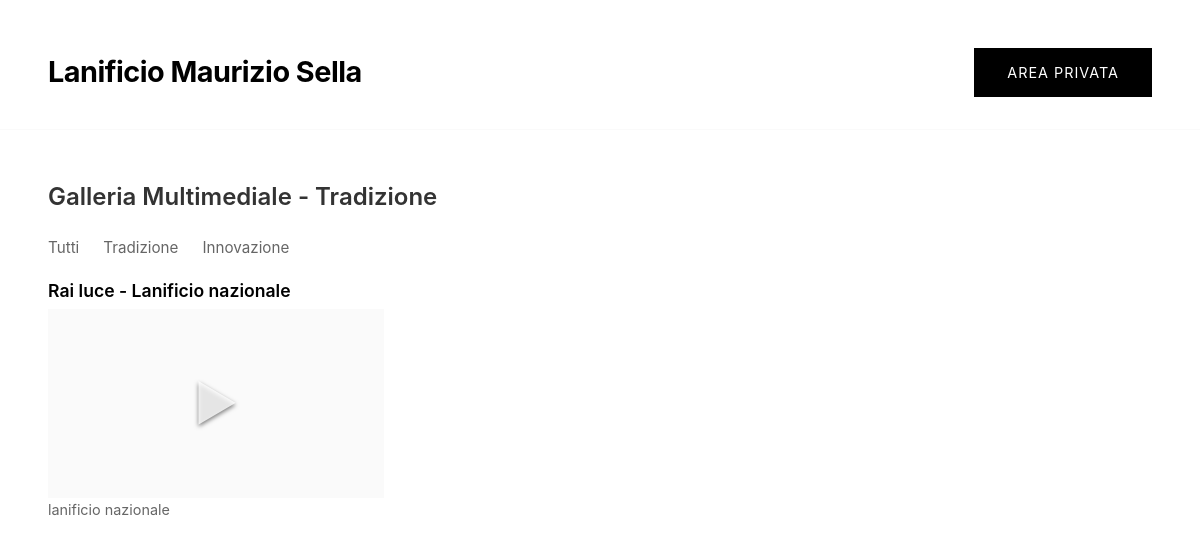
The app's page /index.php?category=Tradizione with its own data.
### tables this page shows
CREATE TABLE `media_contents` (
  `id` int(11) NOT NULL,
  `title` varchar(255) NOT NULL,
  `description` text DEFAULT NULL,
  `category` enum('Tradizione','Innovazione') NOT NULL,
  `media_type` enum('video','image','youtube') NOT NULL,
  `file_path` varchar(255) NOT NULL,
  `created_at` timestamp NOT NULL DEFAULT current_timestamp()
);

### index.php (the view, shortened to what this page needs)
<?php
require_once 'includes/db_connect.php';
$category_filter = isset($_GET['category']) ? $_GET['category'] : 'Tutte';
$sql = "SELECT * FROM media_contents";
if ($category_filter != 'Tutte') {
    $sql .= " WHERE category = ?";
    $stmt = mysqli_prepare($conn, $sql);
    mysqli_stmt_bind_param($stmt, "s", $category_filter);
    mysqli_stmt_execute($stmt);
    $result = mysqli_stmt_get_result($stmt);
} else {
    $sql .= " ORDER BY created_at DESC";
    $result = mysqli_query($conn, $sql);
}
?>
<!DOCTYPE html>
<html lang="it">
<head>
    <link rel="stylesheet" href="assets/css/style.css">
</head>
<body>
    <header>
        <h1>Lanificio Maurizio Sella</h1>
        <a href="admin/dashboard.php" style="margin-left: auto;" class="btn">Area Privata</a>
    </header>
    <main>
        <h2>Galleria Multimediale - <?php echo htmlspecialchars($category_filter); ?></h2>
        <nav>
            <a href="index.php">Tutti</a>
            <a href="index.php?category=Tradizione">Tradizione</a>
            <a href="index.php?category=Innovazione">Innovazione</a>
        </nav>
        <div class="gallery">
            <?php while ($row = mysqli_fetch_assoc($result)): ?>
                <div class="gallery-item">
                    <h3><?php echo htmlspecialchars($row['title']); ?></h3>
                    <?php if ($row['media_type'] == 'youtube'): ?>
                        <?php
                        preg_match('%(?:youtube(?:-nocookie)?\.com/(?:[^/]+/.+/|(?:v|e(?:mbed)?)/|.*[?&]v=)|youtu\.be/)([^"&?/\s]{11})%i', $row['file_path'], $match);
                        $youtube_id = isset($match[1]) ? $match[1] : '';
                        ?>
                        <div class="media-wrapper">
                            <div class="play-icon">&#9658;</div>
                            <img src="https://img.youtube.com/vi/<?php echo $youtube_id; ?>/maxresdefault.jpg"
                                alt="<?php echo htmlspecialchars($row['title']); ?>" class="clickable-youtube"
                                data-youtube-id="<?php echo $youtube_id; ?>"
                                style="width: 100%; display: block; object-fit: cover;">
                        </div>
                    <?php elseif ($row['media_type'] == 'video'): ?>
                        <div class="media-wrapper">
                            <div class="play-icon">&#9658;</div>
                            <video width="100%" class="clickable-video">
                                <source src="<?php echo htmlspecialchars($row['file_path']); ?>" type="video/mp4">
                            </video>
                        </div>
                    <?php elseif ($row['media_type'] == 'image'): ?>
                        <img src="<?php echo htmlspecialchars($row['file_path']); ?>"
                            alt="<?php echo htmlspecialchars($row['title']); ?>" width="100%" class="clickable-image">
                    <?php endif; ?>
                    <p><?php echo htmlspecialchars($row['description']); ?></p>
                </div>
            <?php endwhile; ?>
        </div>
    </main>
</body>
</html>

### assets/css/style.css (style rules this page uses)
:root { --color-white: #ffffff; --color-black: #000000; --color-gray-100: #fafafa; --color-gray-200: #f4f6f9; --color-gray-300: #e0e0e0; --color-gray-400: #cccccc; --color-gray-600: #666666; --color-gray-800: #333333; --admin-primary: #2c3e50; --admin-primary-hover: #34495e; --admin-bg: var(--color-gray-200); --status-success: #27ae60; --status-danger: #e74c3c; --status-warning: #f39c12; --status-info: #3498db; --font-family: 'Inter', 'Helvetica Neue', Arial, sans-serif; --space-xs: 8px; --space-sm: 16px; --space-md: 24px; --space-lg: 32px; --space-xl: 48px; --space-xxl: 64px; }
* { box-sizing: border-box; }
body { font-family: var(--font-family); margin: 0; padding: 0; color: var(--color-gray-800); line-height: 1.6; background-color: var(--color-white); font-size: 16px; }
h1, h2, h3, h4, h5, h6 { margin-top: 0; font-weight: 600; }
header { padding: var(--space-xl) var(--space-xl) var(--space-lg); display: flex; justify-content: space-between; align-items: center; border-bottom: 1px solid var(--color-gray-100); }
header h1 { font-size: 1.8rem; font-weight: 700; color: var(--color-black); margin: 0; letter-spacing: -0.5px; }
nav { display: flex; gap: var(--space-md); }
nav a { color: var(--color-gray-600); font-size: 0.95rem; text-decoration: none; transition: color 0.2s; }
main { padding: var(--space-xl) var(--space-xl); max-width: 1400px; margin: 0 auto; }
.gallery { display: grid; grid-template-columns: repeat(auto-fill, minmax(320px, 1fr)); gap: var(--space-xl); }
.gallery-item { margin-bottom: var(--space-lg); }
.gallery-item video, .gallery-item img { width: 100%; aspect-ratio: 16 / 9; object-fit: cover; display: block; background-color: var(--color-gray-100); }
.media-wrapper { position: relative; cursor: pointer; display: block; }
.play-icon { position: absolute; top: 50%; left: 50%; transform: translate(-50%, -50%); font-size: 3rem; color: rgba(255, 255, 255, 0.8); pointer-events: none; text-shadow: 0 2px 4px rgba(0, 0, 0, 0.5); z-index: 2; }
.gallery-item h3 { margin: var(--space-sm) 0 4px 0; font-size: 1.1rem; color: var(--color-black); }
.gallery-item p { margin: 0; color: var(--color-gray-600); font-size: 0.9rem; }
button, .btn { display: inline-block; padding: 12px var(--space-lg); background-color: var(--color-black); color: var(--color-white); border: 1px solid var(--color-black); cursor: pointer; font-size: 0.9rem; text-transform: uppercase; letter-spacing: 1px; text-decoration: none; transition: all 0.2s; }

### records on screen
media_contents: title "Rai luce - Lanificio nazionale", description "lanificio nazionale"

### other values on screen
$category_filter "Tradizione"
